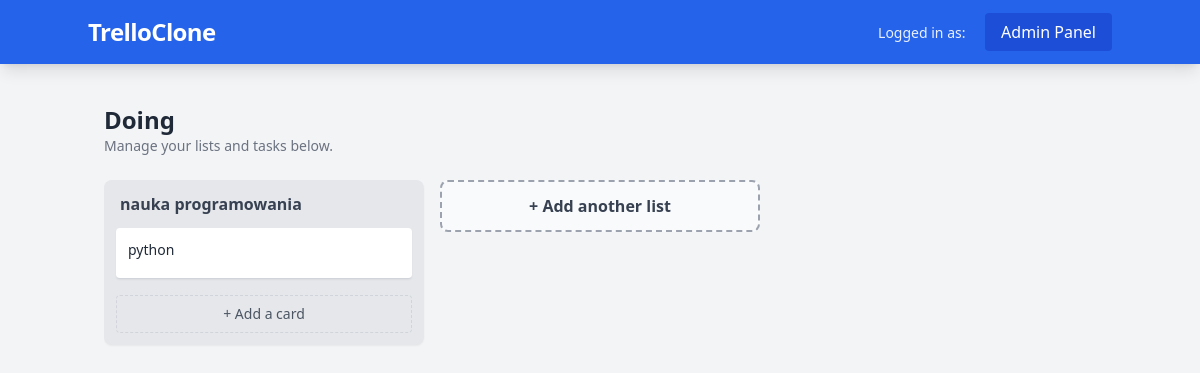
Screenshot of /board/doing/ with the database file from the repository.
### boards/models.py (models this page shows, shortened)
class Board(models.Model):
    title = models.CharField(max_length=100)
    slug = models.SlugField(unique=True, blank=True)
    owner = models.ForeignKey(User, on_delete=models.CASCADE, related_name='boards')
    created_at = models.DateTimeField(auto_now_add=True)

class List(models.Model):
    board = models.ForeignKey(Board, on_delete=models.CASCADE, related_name='lists')
    title = models.CharField(max_length=100)
    position = models.PositiveIntegerField(default=0)
    class Meta:
        ordering = ['position']

class Task(models.Model):
    PRIORITY_CHOICES = [
        ('LOW', 'Low'),
        ('MED', 'Medium'),
        ('HIGH', 'High'),
    ]
    list = models.ForeignKey(List, on_delete=models.CASCADE, related_name='tasks')
    title = models.CharField(max_length=200)
    description = models.TextField(blank=True)
    priority = models.CharField(max_length=4, choices=PRIORITY_CHOICES, default='MED')
    assigned_to = models.ForeignKey(User, on_delete=models.SET_NULL, null=True, blank=True)
    due_date = models.DateTimeField(null=True, blank=True)
    created_at = models.DateTimeField(auto_now_add=True)
    class Meta:
        ordering = ['-created_at']

### boards/views.py (the view)
# urls.py: path('board/<slug:slug>/', views.board_detail, name='board_detail'),
def board_detail(request, slug):
    board = get_object_or_404(Board.objects.prefetch_related('lists__tasks'), slug=slug)
    return render(request, 'boards/board_detail.html', {'board': board})

### boards/templates/boards/board_detail.html (shortened to what this page needs)
{% extends 'base.html' %}
{% block content %}
<div class="mb-6">
    <h1 class="text-2xl font-bold text-gray-800">{{ board.title }}</h1>
    <p class="text-sm text-gray-500">Manage your lists and tasks below.</p>
</div>
<div class="flex overflow-x-auto pb-4 items-start space-x-4 custom-scrollbar">
    {% for list in board.lists.all %}
    <div class="bg-gray-200 w-80 flex-shrink-0 rounded-lg shadow-sm p-3">
        <h3 class="font-bold text-gray-700 mb-3 px-1">{{ list.title }}</h3>
        <div class="space-y-2">
            {% for task in list.tasks.all %}
            <div class="bg-white p-3 rounded shadow-sm border-b border-gray-300 hover:bg-gray-50 group transition flex justify-between items-start">
                <div>
                    <p class="text-sm text-gray-800 font-medium">{{ task.title }}</p>
                </div>
            </div>
            {% endfor %}
        </div>
        <a href="{% url 'add_task' list.id %}" class="mt-4 block w-full text-center text-sm text-gray-600 hover:bg-gray-300 p-2 rounded transition border border-gray-300 border-dashed">
            + Add a card
        </a>
    </div>
    {% endfor %}
    <div class="w-80 flex-shrink-0">
        <button class="w-full bg-white bg-opacity-50 hover:bg-opacity-100 text-gray-700 font-semibold p-3 rounded-lg border-2 border-dashed border-gray-400 transition">
            + Add another list
        </button>
    </div>
</div>
{% endblock %}

### rows the page displays
Board: title "Doing"
List: title "nauka programowania"
Task: title "python"
